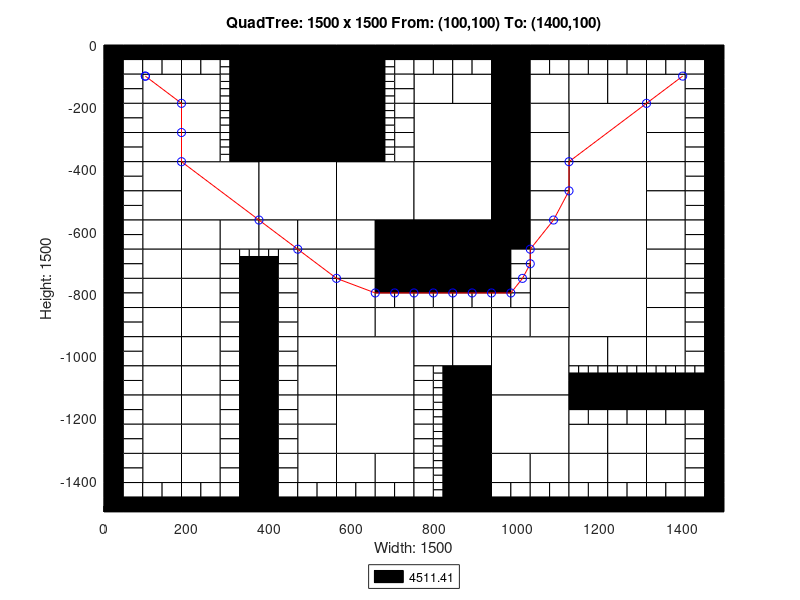

Write MATLAB code to recreate this figure.
axis([0 1500 -1500 0]);
title('QuadTree: 1500 x 1500 From: (100,100) To: (1400,100)');
xlabel('Width: 1500');
ylabel('Height: 1500');
rectangle('Position',[375 -187.5 187.5 187.5], 'FaceColor',[0 0 0]);
rectangle('Position',[375 -375 187.5 187.5], 'FaceColor',[0 0 0]);
rectangle('Position',[187.5 -562.5 187.5 187.5], 'FaceColor',[1 1 1]);
rectangle('Position',[375 -562.5 187.5 187.5], 'FaceColor',[1 1 1]);
rectangle('Position',[562.5 -562.5 187.5 187.5], 'FaceColor',[1 1 1]);
rectangle('Position',[750 -375 187.5 187.5], 'FaceColor',[1 1 1]);
rectangle('Position',[1125 -375 187.5 187.5], 'FaceColor',[1 1 1]);
rectangle('Position',[750 -562.5 187.5 187.5], 'FaceColor',[1 1 1]);
rectangle('Position',[750 -750 187.5 187.5], 'FaceColor',[0 0 0]);
rectangle('Position',[1125 -562.5 187.5 187.5], 'FaceColor',[1 1 1]);
rectangle('Position',[1125 -750 187.5 187.5], 'FaceColor',[1 1 1]);
rectangle('Position',[562.5 -1125 187.5 187.5], 'FaceColor',[1 1 1]);
rectangle('Position',[562.5 -1312.5 187.5 187.5], 'FaceColor',[1 1 1]);
rectangle('Position',[937.5 -1125 187.5 187.5], 'FaceColor',[1 1 1]);
rectangle('Position',[1125 -937.5 187.5 187.5], 'FaceColor',[1 1 1]);
rectangle('Position',[937.5 -1312.5 187.5 187.5], 'FaceColor',[1 1 1]);
rectangle('Position',[93.75 -187.5 93.75 93.75], 'FaceColor',[1 1 1]);
rectangle('Position',[187.5 -187.5 93.75 93.75], 'FaceColor',[1 1 1]);
rectangle('Position',[93.75 -281.25 93.75 93.75], 'FaceColor',[1 1 1]);
rectangle('Position',[93.75 -375 93.75 93.75], 'FaceColor',[1 1 1]);
rectangle('Position',[187.5 -281.25 93.75 93.75], 'FaceColor',[1 1 1]);
rectangle('Position',[187.5 -375 93.75 93.75], 'FaceColor',[1 1 1]);
rectangle('Position',[562.5 -93.75 93.75 93.75], 'FaceColor',[0 0 0]);
rectangle('Position',[562.5 -187.5 93.75 93.75], 'FaceColor',[0 0 0]);
rectangle('Position',[562.5 -281.25 93.75 93.75], 'FaceColor',[0 0 0]);
rectangle('Position',[562.5 -375 93.75 93.75], 'FaceColor',[0 0 0]);
rectangle('Position',[93.75 -468.75 93.75 93.75], 'FaceColor',[1 1 1]);
rectangle('Position',[93.75 -562.5 93.75 93.75], 'FaceColor',[1 1 1]);
rectangle('Position',[93.75 -656.25 93.75 93.75], 'FaceColor',[1 1 1]);
rectangle('Position',[93.75 -750 93.75 93.75], 'FaceColor',[1 1 1]);
rectangle('Position',[187.5 -656.25 93.75 93.75], 'FaceColor',[1 1 1]);
rectangle('Position',[281.25 -656.25 93.75 93.75], 'FaceColor',[1 1 1]);
rectangle('Position',[187.5 -750 93.75 93.75], 'FaceColor',[1 1 1]);
rectangle('Position',[375 -656.25 93.75 93.75], 'FaceColor',[1 1 1]);
rectangle('Position',[468.75 -656.25 93.75 93.75], 'FaceColor',[1 1 1]);
rectangle('Position',[468.75 -750 93.75 93.75], 'FaceColor',[1 1 1]);
rectangle('Position',[562.5 -656.25 93.75 93.75], 'FaceColor',[1 1 1]);
rectangle('Position',[656.25 -656.25 93.75 93.75], 'FaceColor',[0 0 0]);
rectangle('Position',[562.5 -750 93.75 93.75], 'FaceColor',[1 1 1]);
rectangle('Position',[656.25 -750 93.75 93.75], 'FaceColor',[0 0 0]);
rectangle('Position',[750 -187.5 93.75 93.75], 'FaceColor',[1 1 1]);
rectangle('Position',[843.75 -187.5 93.75 93.75], 'FaceColor',[1 1 1]);
rectangle('Position',[937.5 -93.75 93.75 93.75], 'FaceColor',[0 0 0]);
rectangle('Position',[937.5 -187.5 93.75 93.75], 'FaceColor',[0 0 0]);
rectangle('Position',[1031.25 -187.5 93.75 93.75], 'FaceColor',[1 1 1]);
rectangle('Position',[937.5 -281.25 93.75 93.75], 'FaceColor',[0 0 0]);
rectangle('Position',[1031.25 -281.25 93.75 93.75], 'FaceColor',[1 1 1]);
rectangle('Position',[937.5 -375 93.75 93.75], 'FaceColor',[0 0 0]);
rectangle('Position',[1031.25 -375 93.75 93.75], 'FaceColor',[1 1 1]);
rectangle('Position',[1125 -187.5 93.75 93.75], 'FaceColor',[1 1 1]);
rectangle('Position',[1218.75 -187.5 93.75 93.75], 'FaceColor',[1 1 1]);
rectangle('Position',[1312.5 -187.5 93.75 93.75], 'FaceColor',[1 1 1]);
rectangle('Position',[1312.5 -281.25 93.75 93.75], 'FaceColor',[1 1 1]);
rectangle('Position',[1312.5 -375 93.75 93.75], 'FaceColor',[1 1 1]);
rectangle('Position',[937.5 -468.75 93.75 93.75], 'FaceColor',[0 0 0]);
rectangle('Position',[1031.25 -468.75 93.75 93.75], 'FaceColor',[1 1 1]);
rectangle('Position',[937.5 -562.5 93.75 93.75], 'FaceColor',[0 0 0]);
rectangle('Position',[1031.25 -562.5 93.75 93.75], 'FaceColor',[1 1 1]);
rectangle('Position',[937.5 -656.25 93.75 93.75], 'FaceColor',[0 0 0]);
rectangle('Position',[1031.25 -656.25 93.75 93.75], 'FaceColor',[1 1 1]);
rectangle('Position',[1031.25 -750 93.75 93.75], 'FaceColor',[1 1 1]);
rectangle('Position',[1312.5 -468.75 93.75 93.75], 'FaceColor',[1 1 1]);
rectangle('Position',[1312.5 -562.5 93.75 93.75], 'FaceColor',[1 1 1]);
rectangle('Position',[1312.5 -656.25 93.75 93.75], 'FaceColor',[1 1 1]);
rectangle('Position',[1312.5 -750 93.75 93.75], 'FaceColor',[1 1 1]);
rectangle('Position',[93.75 -843.75 93.75 93.75], 'FaceColor',[1 1 1]);
rectangle('Position',[93.75 -937.5 93.75 93.75], 'FaceColor',[1 1 1]);
rectangle('Position',[187.5 -843.75 93.75 93.75], 'FaceColor',[1 1 1]);
rectangle('Position',[187.5 -937.5 93.75 93.75], 'FaceColor',[1 1 1]);
rectangle('Position',[93.75 -1031.25 93.75 93.75], 'FaceColor',[1 1 1]);
rectangle('Position',[93.75 -1125 93.75 93.75], 'FaceColor',[1 1 1]);
rectangle('Position',[187.5 -1031.25 93.75 93.75], 'FaceColor',[1 1 1]);
rectangle('Position',[187.5 -1125 93.75 93.75], 'FaceColor',[1 1 1]);
rectangle('Position',[468.75 -843.75 93.75 93.75], 'FaceColor',[1 1 1]);
rectangle('Position',[468.75 -937.5 93.75 93.75], 'FaceColor',[1 1 1]);
rectangle('Position',[562.5 -843.75 93.75 93.75], 'FaceColor',[1 1 1]);
rectangle('Position',[562.5 -937.5 93.75 93.75], 'FaceColor',[1 1 1]);
rectangle('Position',[656.25 -937.5 93.75 93.75], 'FaceColor',[1 1 1]);
rectangle('Position',[468.75 -1031.25 93.75 93.75], 'FaceColor',[1 1 1]);
rectangle('Position',[468.75 -1125 93.75 93.75], 'FaceColor',[1 1 1]);
rectangle('Position',[93.75 -1218.75 93.75 93.75], 'FaceColor',[1 1 1]);
rectangle('Position',[93.75 -1312.5 93.75 93.75], 'FaceColor',[1 1 1]);
rectangle('Position',[187.5 -1218.75 93.75 93.75], 'FaceColor',[1 1 1]);
rectangle('Position',[187.5 -1312.5 93.75 93.75], 'FaceColor',[1 1 1]);
rectangle('Position',[93.75 -1406.25 93.75 93.75], 'FaceColor',[1 1 1]);
rectangle('Position',[187.5 -1406.25 93.75 93.75], 'FaceColor',[1 1 1]);
rectangle('Position',[468.75 -1218.75 93.75 93.75], 'FaceColor',[1 1 1]);
rectangle('Position',[468.75 -1312.5 93.75 93.75], 'FaceColor',[1 1 1]);
rectangle('Position',[468.75 -1406.25 93.75 93.75], 'FaceColor',[1 1 1]);
rectangle('Position',[562.5 -1406.25 93.75 93.75], 'FaceColor',[1 1 1]);
rectangle('Position',[656.25 -1406.25 93.75 93.75], 'FaceColor',[1 1 1]);
rectangle('Position',[750 -937.5 93.75 93.75], 'FaceColor',[1 1 1]);
rectangle('Position',[843.75 -937.5 93.75 93.75], 'FaceColor',[1 1 1]);
rectangle('Position',[1031.25 -843.75 93.75 93.75], 'FaceColor',[1 1 1]);
rectangle('Position',[937.5 -937.5 93.75 93.75], 'FaceColor',[1 1 1]);
rectangle('Position',[1031.25 -937.5 93.75 93.75], 'FaceColor',[1 1 1]);
rectangle('Position',[750 -1031.25 93.75 93.75], 'FaceColor',[1 1 1]);
rectangle('Position',[843.75 -1031.25 93.75 93.75], 'FaceColor',[1 1 1]);
rectangle('Position',[843.75 -1125 93.75 93.75], 'FaceColor',[0 0 0]);
rectangle('Position',[1312.5 -843.75 93.75 93.75], 'FaceColor',[1 1 1]);
rectangle('Position',[1312.5 -937.5 93.75 93.75], 'FaceColor',[1 1 1]);
rectangle('Position',[1125 -1031.25 93.75 93.75], 'FaceColor',[1 1 1]);
rectangle('Position',[1218.75 -1031.25 93.75 93.75], 'FaceColor',[1 1 1]);
rectangle('Position',[1312.5 -1031.25 93.75 93.75], 'FaceColor',[1 1 1]);
rectangle('Position',[843.75 -1218.75 93.75 93.75], 'FaceColor',[0 0 0]);
rectangle('Position',[843.75 -1312.5 93.75 93.75], 'FaceColor',[0 0 0]);
rectangle('Position',[843.75 -1406.25 93.75 93.75], 'FaceColor',[0 0 0]);
rectangle('Position',[843.75 -1500 93.75 93.75], 'FaceColor',[0 0 0]);
rectangle('Position',[937.5 -1406.25 93.75 93.75], 'FaceColor',[1 1 1]);
rectangle('Position',[1031.25 -1406.25 93.75 93.75], 'FaceColor',[1 1 1]);
rectangle('Position',[1125 -1312.5 93.75 93.75], 'FaceColor',[1 1 1]);
rectangle('Position',[1218.75 -1312.5 93.75 93.75], 'FaceColor',[1 1 1]);
rectangle('Position',[1312.5 -1312.5 93.75 93.75], 'FaceColor',[1 1 1]);
rectangle('Position',[1125 -1406.25 93.75 93.75], 'FaceColor',[1 1 1]);
rectangle('Position',[1218.75 -1406.25 93.75 93.75], 'FaceColor',[1 1 1]);
rectangle('Position',[1312.5 -1406.25 93.75 93.75], 'FaceColor',[1 1 1]);
rectangle('Position',[0 -46.875 46.875 46.875], 'FaceColor',[0 0 0]);
rectangle('Position',[46.875 -46.875 46.875 46.875], 'FaceColor',[0 0 0]);
rectangle('Position',[0 -93.75 46.875 46.875], 'FaceColor',[0 0 0]);
rectangle('Position',[46.875 -93.75 46.875 46.875], 'FaceColor',[1 1 1]);
rectangle('Position',[93.75 -46.875 46.875 46.875], 'FaceColor',[0 0 0]);
rectangle('Position',[140.625 -46.875 46.875 46.875], 'FaceColor',[0 0 0]);
rectangle('Position',[93.75 -93.75 46.875 46.875], 'FaceColor',[1 1 1]);
rectangle('Position',[140.625 -93.75 46.875 46.875], 'FaceColor',[1 1 1]);
rectangle('Position',[0 -140.625 46.875 46.875], 'FaceColor',[0 0 0]);
rectangle('Position',[46.875 -140.625 46.875 46.875], 'FaceColor',[1 1 1]);
rectangle('Position',[0 -187.5 46.875 46.875], 'FaceColor',[0 0 0]);
rectangle('Position',[46.875 -187.5 46.875 46.875], 'FaceColor',[1 1 1]);
rectangle('Position',[187.5 -46.875 46.875 46.875], 'FaceColor',[0 0 0]);
rectangle('Position',[234.375 -46.875 46.875 46.875], 'FaceColor',[0 0 0]);
rectangle('Position',[187.5 -93.75 46.875 46.875], 'FaceColor',[1 1 1]);
rectangle('Position',[234.375 -93.75 46.875 46.875], 'FaceColor',[1 1 1]);
rectangle('Position',[281.25 -46.875 46.875 46.875], 'FaceColor',[0 0 0]);
rectangle('Position',[328.125 -46.875 46.875 46.875], 'FaceColor',[0 0 0]);
rectangle('Position',[328.125 -93.75 46.875 46.875], 'FaceColor',[0 0 0]);
rectangle('Position',[328.125 -140.625 46.875 46.875], 'FaceColor',[0 0 0]);
rectangle('Position',[328.125 -187.5 46.875 46.875], 'FaceColor',[0 0 0]);
rectangle('Position',[0 -234.375 46.875 46.875], 'FaceColor',[0 0 0]);
rectangle('Position',[46.875 -234.375 46.875 46.875], 'FaceColor',[1 1 1]);
rectangle('Position',[0 -281.25 46.875 46.875], 'FaceColor',[0 0 0]);
rectangle('Position',[46.875 -281.25 46.875 46.875], 'FaceColor',[1 1 1]);
rectangle('Position',[0 -328.125 46.875 46.875], 'FaceColor',[0 0 0]);
rectangle('Position',[46.875 -328.125 46.875 46.875], 'FaceColor',[1 1 1]);
rectangle('Position',[0 -375 46.875 46.875], 'FaceColor',[0 0 0]);
rectangle('Position',[46.875 -375 46.875 46.875], 'FaceColor',[1 1 1]);
rectangle('Position',[328.125 -234.375 46.875 46.875], 'FaceColor',[0 0 0]);
rectangle('Position',[328.125 -281.25 46.875 46.875], 'FaceColor',[0 0 0]);
rectangle('Position',[328.125 -328.125 46.875 46.875], 'FaceColor',[0 0 0]);
rectangle('Position',[328.125 -375 46.875 46.875], 'FaceColor',[0 0 0]);
rectangle('Position',[656.25 -46.875 46.875 46.875], 'FaceColor',[0 0 0]);
rectangle('Position',[703.125 -46.875 46.875 46.875], 'FaceColor',[0 0 0]);
rectangle('Position',[703.125 -93.75 46.875 46.875], 'FaceColor',[1 1 1]);
rectangle('Position',[703.125 -140.625 46.875 46.875], 'FaceColor',[1 1 1]);
rectangle('Position',[703.125 -187.5 46.875 46.875], 'FaceColor',[1 1 1]);
rectangle('Position',[703.125 -234.375 46.875 46.875], 'FaceColor',[1 1 1]);
rectangle('Position',[703.125 -281.25 46.875 46.875], 'FaceColor',[1 1 1]);
rectangle('Position',[703.125 -328.125 46.875 46.875], 'FaceColor',[1 1 1]);
rectangle('Position',[703.125 -375 46.875 46.875], 'FaceColor',[1 1 1]);
rectangle('Position',[0 -421.875 46.875 46.875], 'FaceColor',[0 0 0]);
rectangle('Position',[46.875 -421.875 46.875 46.875], 'FaceColor',[1 1 1]);
rectangle('Position',[0 -468.75 46.875 46.875], 'FaceColor',[0 0 0]);
rectangle('Position',[46.875 -468.75 46.875 46.875], 'FaceColor',[1 1 1]);
rectangle('Position',[0 -515.625 46.875 46.875], 'FaceColor',[0 0 0]);
rectangle('Position',[46.875 -515.625 46.875 46.875], 'FaceColor',[1 1 1]);
rectangle('Position',[0 -562.5 46.875 46.875], 'FaceColor',[0 0 0]);
rectangle('Position',[46.875 -562.5 46.875 46.875], 'FaceColor',[1 1 1]);
rectangle('Position',[0 -609.375 46.875 46.875], 'FaceColor',[0 0 0]);
rectangle('Position',[46.875 -609.375 46.875 46.875], 'FaceColor',[1 1 1]);
rectangle('Position',[0 -656.25 46.875 46.875], 'FaceColor',[0 0 0]);
rectangle('Position',[46.875 -656.25 46.875 46.875], 'FaceColor',[1 1 1]);
rectangle('Position',[0 -703.125 46.875 46.875], 'FaceColor',[0 0 0]);
rectangle('Position',[46.875 -703.125 46.875 46.875], 'FaceColor',[1 1 1]);
rectangle('Position',[0 -750 46.875 46.875], 'FaceColor',[0 0 0]);
rectangle('Position',[46.875 -750 46.875 46.875], 'FaceColor',[1 1 1]);
rectangle('Position',[281.25 -703.125 46.875 46.875], 'FaceColor',[1 1 1]);
rectangle('Position',[281.25 -750 46.875 46.875], 'FaceColor',[1 1 1]);
rectangle('Position',[328.125 -750 46.875 46.875], 'FaceColor',[0 0 0]);
rectangle('Position',[421.875 -703.125 46.875 46.875], 'FaceColor',[1 1 1]);
rectangle('Position',[375 -750 46.875 46.875], 'FaceColor',[0 0 0]);
rectangle('Position',[421.875 -750 46.875 46.875], 'FaceColor',[1 1 1]);
rectangle('Position',[750 -46.875 46.875 46.875], 'FaceColor',[0 0 0]);
rectangle('Position',[796.875 -46.875 46.875 46.875], 'FaceColor',[0 0 0]);
rectangle('Position',[750 -93.75 46.875 46.875], 'FaceColor',[1 1 1]);
rectangle('Position',[796.875 -93.75 46.875 46.875], 'FaceColor',[1 1 1]);
rectangle('Position',[843.75 -46.875 46.875 46.875], 'FaceColor',[0 0 0]);
rectangle('Position',[890.625 -46.875 46.875 46.875], 'FaceColor',[0 0 0]);
rectangle('Position',[843.75 -93.75 46.875 46.875], 'FaceColor',[1 1 1]);
rectangle('Position',[890.625 -93.75 46.875 46.875], 'FaceColor',[1 1 1]);
rectangle('Position',[1031.25 -46.875 46.875 46.875], 'FaceColor',[0 0 0]);
rectangle('Position',[1078.12 -46.875 46.875 46.875], 'FaceColor',[0 0 0]);
rectangle('Position',[1031.25 -93.75 46.875 46.875], 'FaceColor',[1 1 1]);
rectangle('Position',[1078.12 -93.75 46.875 46.875], 'FaceColor',[1 1 1]);
rectangle('Position',[1125 -46.875 46.875 46.875], 'FaceColor',[0 0 0]);
rectangle('Position',[1171.88 -46.875 46.875 46.875], 'FaceColor',[0 0 0]);
rectangle('Position',[1125 -93.75 46.875 46.875], 'FaceColor',[1 1 1]);
rectangle('Position',[1171.88 -93.75 46.875 46.875], 'FaceColor',[1 1 1]);
rectangle('Position',[1218.75 -46.875 46.875 46.875], 'FaceColor',[0 0 0]);
rectangle('Position',[1265.62 -46.875 46.875 46.875], 'FaceColor',[0 0 0]);
rectangle('Position',[1218.75 -93.75 46.875 46.875], 'FaceColor',[1 1 1]);
rectangle('Position',[1265.62 -93.75 46.875 46.875], 'FaceColor',[1 1 1]);
rectangle('Position',[1312.5 -46.875 46.875 46.875], 'FaceColor',[0 0 0]);
rectangle('Position',[1359.38 -46.875 46.875 46.875], 'FaceColor',[0 0 0]);
rectangle('Position',[1312.5 -93.75 46.875 46.875], 'FaceColor',[1 1 1]);
rectangle('Position',[1359.38 -93.75 46.875 46.875], 'FaceColor',[1 1 1]);
rectangle('Position',[1406.25 -46.875 46.875 46.875], 'FaceColor',[0 0 0]);
rectangle('Position',[1453.12 -46.875 46.875 46.875], 'FaceColor',[0 0 0]);
rectangle('Position',[1406.25 -93.75 46.875 46.875], 'FaceColor',[1 1 1]);
rectangle('Position',[1453.12 -93.75 46.875 46.875], 'FaceColor',[0 0 0]);
rectangle('Position',[1406.25 -140.625 46.875 46.875], 'FaceColor',[1 1 1]);
rectangle('Position',[1453.12 -140.625 46.875 46.875], 'FaceColor',[0 0 0]);
rectangle('Position',[1406.25 -187.5 46.875 46.875], 'FaceColor',[1 1 1]);
rectangle('Position',[1453.12 -187.5 46.875 46.875], 'FaceColor',[0 0 0]);
rectangle('Position',[1406.25 -234.375 46.875 46.875], 'FaceColor',[1 1 1]);
rectangle('Position',[1453.12 -234.375 46.875 46.875], 'FaceColor',[0 0 0]);
rectangle('Position',[1406.25 -281.25 46.875 46.875], 'FaceColor',[1 1 1]);
rectangle('Position',[1453.12 -281.25 46.875 46.875], 'FaceColor',[0 0 0]);
rectangle('Position',[1406.25 -328.125 46.875 46.875], 'FaceColor',[1 1 1]);
rectangle('Position',[1453.12 -328.125 46.875 46.875], 'FaceColor',[0 0 0]);
rectangle('Position',[1406.25 -375 46.875 46.875], 'FaceColor',[1 1 1]);
rectangle('Position',[1453.12 -375 46.875 46.875], 'FaceColor',[0 0 0]);
rectangle('Position',[937.5 -703.125 46.875 46.875], 'FaceColor',[0 0 0]);
rectangle('Position',[984.375 -703.125 46.875 46.875], 'FaceColor',[1 1 1]);
rectangle('Position',[937.5 -750 46.875 46.875], 'FaceColor',[0 0 0]);
rectangle('Position',[984.375 -750 46.875 46.875], 'FaceColor',[1 1 1]);
rectangle('Position',[1406.25 -421.875 46.875 46.875], 'FaceColor',[1 1 1]);
rectangle('Position',[1453.12 -421.875 46.875 46.875], 'FaceColor',[0 0 0]);
rectangle('Position',[1406.25 -468.75 46.875 46.875], 'FaceColor',[1 1 1]);
rectangle('Position',[1453.12 -468.75 46.875 46.875], 'FaceColor',[0 0 0]);
rectangle('Position',[1406.25 -515.625 46.875 46.875], 'FaceColor',[1 1 1]);
rectangle('Position',[1453.12 -515.625 46.875 46.875], 'FaceColor',[0 0 0]);
rectangle('Position',[1406.25 -562.5 46.875 46.875], 'FaceColor',[1 1 1]);
rectangle('Position',[1453.12 -562.5 46.875 46.875], 'FaceColor',[0 0 0]);
rectangle('Position',[1406.25 -609.375 46.875 46.875], 'FaceColor',[1 1 1]);
rectangle('Position',[1453.12 -609.375 46.875 46.875], 'FaceColor',[0 0 0]);
rectangle('Position',[1406.25 -656.25 46.875 46.875], 'FaceColor',[1 1 1]);
rectangle('Position',[1453.12 -656.25 46.875 46.875], 'FaceColor',[0 0 0]);
rectangle('Position',[1406.25 -703.125 46.875 46.875], 'FaceColor',[1 1 1]);
rectangle('Position',[1453.12 -703.125 46.875 46.875], 'FaceColor',[0 0 0]);
rectangle('Position',[1406.25 -750 46.875 46.875], 'FaceColor',[1 1 1]);
rectangle('Position',[1453.12 -750 46.875 46.875], 'FaceColor',[0 0 0]);
rectangle('Position',[0 -796.875 46.875 46.875], 'FaceColor',[0 0 0]);
rectangle('Position',[46.875 -796.875 46.875 46.875], 'FaceColor',[1 1 1]);
rectangle('Position',[0 -843.75 46.875 46.875], 'FaceColor',[0 0 0]);
rectangle('Position',[46.875 -843.75 46.875 46.875], 'FaceColor',[1 1 1]);
rectangle('Position',[0 -890.625 46.875 46.875], 'FaceColor',[0 0 0]);
rectangle('Position',[46.875 -890.625 46.875 46.875], 'FaceColor',[1 1 1]);
rectangle('Position',[0 -937.5 46.875 46.875], 'FaceColor',[0 0 0]);
rectangle('Position',[46.875 -937.5 46.875 46.875], 'FaceColor',[1 1 1]);
rectangle('Position',[281.25 -796.875 46.875 46.875], 'FaceColor',[1 1 1]);
rectangle('Position',[328.125 -796.875 46.875 46.875], 'FaceColor',[0 0 0]);
rectangle('Position',[281.25 -843.75 46.875 46.875], 'FaceColor',[1 1 1]);
rectangle('Position',[328.125 -843.75 46.875 46.875], 'FaceColor',[0 0 0]);
rectangle('Position',[281.25 -890.625 46.875 46.875], 'FaceColor',[1 1 1]);
rectangle('Position',[328.125 -890.625 46.875 46.875], 'FaceColor',[0 0 0]);
rectangle('Position',[281.25 -937.5 46.875 46.875], 'FaceColor',[1 1 1]);
rectangle('Position',[328.125 -937.5 46.875 46.875], 'FaceColor',[0 0 0]);
rectangle('Position',[0 -984.375 46.875 46.875], 'FaceColor',[0 0 0]);
rectangle('Position',[46.875 -984.375 46.875 46.875], 'FaceColor',[1 1 1]);
rectangle('Position',[0 -1031.25 46.875 46.875], 'FaceColor',[0 0 0]);
rectangle('Position',[46.875 -1031.25 46.875 46.875], 'FaceColor',[1 1 1]);
rectangle('Position',[0 -1078.12 46.875 46.875], 'FaceColor',[0 0 0]);
rectangle('Position',[46.875 -1078.12 46.875 46.875], 'FaceColor',[1 1 1]);
rectangle('Position',[0 -1125 46.875 46.875], 'FaceColor',[0 0 0]);
rectangle('Position',[46.875 -1125 46.875 46.875], 'FaceColor',[1 1 1]);
rectangle('Position',[281.25 -984.375 46.875 46.875], 'FaceColor',[1 1 1]);
rectangle('Position',[328.125 -984.375 46.875 46.875], 'FaceColor',[0 0 0]);
rectangle('Position',[281.25 -1031.25 46.875 46.875], 'FaceColor',[1 1 1]);
rectangle('Position',[328.125 -1031.25 46.875 46.875], 'FaceColor',[0 0 0]);
rectangle('Position',[281.25 -1078.12 46.875 46.875], 'FaceColor',[1 1 1]);
rectangle('Position',[328.125 -1078.12 46.875 46.875], 'FaceColor',[0 0 0]);
rectangle('Position',[281.25 -1125 46.875 46.875], 'FaceColor',[1 1 1]);
rectangle('Position',[328.125 -1125 46.875 46.875], 'FaceColor',[0 0 0]);
rectangle('Position',[375 -796.875 46.875 46.875], 'FaceColor',[0 0 0]);
rectangle('Position',[421.875 -796.875 46.875 46.875], 'FaceColor',[1 1 1]);
rectangle('Position',[375 -843.75 46.875 46.875], 'FaceColor',[0 0 0]);
rectangle('Position',[421.875 -843.75 46.875 46.875], 'FaceColor',[1 1 1]);
rectangle('Position',[375 -890.625 46.875 46.875], 'FaceColor',[0 0 0]);
rectangle('Position',[421.875 -890.625 46.875 46.875], 'FaceColor',[1 1 1]);
rectangle('Position',[375 -937.5 46.875 46.875], 'FaceColor',[0 0 0]);
rectangle('Position',[421.875 -937.5 46.875 46.875], 'FaceColor',[1 1 1]);
rectangle('Position',[656.25 -796.875 46.875 46.875], 'FaceColor',[0 0 0]);
rectangle('Position',[703.125 -796.875 46.875 46.875], 'FaceColor',[0 0 0]);
rectangle('Position',[656.25 -843.75 46.875 46.875], 'FaceColor',[1 1 1]);
rectangle('Position',[703.125 -843.75 46.875 46.875], 'FaceColor',[1 1 1]);
rectangle('Position',[375 -984.375 46.875 46.875], 'FaceColor',[0 0 0]);
rectangle('Position',[421.875 -984.375 46.875 46.875], 'FaceColor',[1 1 1]);
rectangle('Position',[375 -1031.25 46.875 46.875], 'FaceColor',[0 0 0]);
rectangle('Position',[421.875 -1031.25 46.875 46.875], 'FaceColor',[1 1 1]);
rectangle('Position',[375 -1078.12 46.875 46.875], 'FaceColor',[0 0 0]);
rectangle('Position',[421.875 -1078.12 46.875 46.875], 'FaceColor',[1 1 1]);
rectangle('Position',[375 -1125 46.875 46.875], 'FaceColor',[0 0 0]);
rectangle('Position',[421.875 -1125 46.875 46.875], 'FaceColor',[1 1 1]);
rectangle('Position',[0 -1171.88 46.875 46.875], 'FaceColor',[0 0 0]);
rectangle('Position',[46.875 -1171.88 46.875 46.875], 'FaceColor',[1 1 1]);
rectangle('Position',[0 -1218.75 46.875 46.875], 'FaceColor',[0 0 0]);
rectangle('Position',[46.875 -1218.75 46.875 46.875], 'FaceColor',[1 1 1]);
rectangle('Position',[0 -1265.62 46.875 46.875], 'FaceColor',[0 0 0]);
rectangle('Position',[46.875 -1265.62 46.875 46.875], 'FaceColor',[1 1 1]);
rectangle('Position',[0 -1312.5 46.875 46.875], 'FaceColor',[0 0 0]);
rectangle('Position',[46.875 -1312.5 46.875 46.875], 'FaceColor',[1 1 1]);
rectangle('Position',[281.25 -1171.88 46.875 46.875], 'FaceColor',[1 1 1]);
rectangle('Position',[328.125 -1171.88 46.875 46.875], 'FaceColor',[0 0 0]);
rectangle('Position',[281.25 -1218.75 46.875 46.875], 'FaceColor',[1 1 1]);
rectangle('Position',[328.125 -1218.75 46.875 46.875], 'FaceColor',[0 0 0]);
rectangle('Position',[281.25 -1265.62 46.875 46.875], 'FaceColor',[1 1 1]);
rectangle('Position',[328.125 -1265.62 46.875 46.875], 'FaceColor',[0 0 0]);
rectangle('Position',[281.25 -1312.5 46.875 46.875], 'FaceColor',[1 1 1]);
rectangle('Position',[328.125 -1312.5 46.875 46.875], 'FaceColor',[0 0 0]);
rectangle('Position',[0 -1359.38 46.875 46.875], 'FaceColor',[0 0 0]);
rectangle('Position',[46.875 -1359.38 46.875 46.875], 'FaceColor',[1 1 1]);
rectangle('Position',[0 -1406.25 46.875 46.875], 'FaceColor',[0 0 0]);
rectangle('Position',[46.875 -1406.25 46.875 46.875], 'FaceColor',[1 1 1]);
rectangle('Position',[0 -1453.12 46.875 46.875], 'FaceColor',[0 0 0]);
rectangle('Position',[46.875 -1453.12 46.875 46.875], 'FaceColor',[1 1 1]);
rectangle('Position',[0 -1500 46.875 46.875], 'FaceColor',[0 0 0]);
rectangle('Position',[46.875 -1500 46.875 46.875], 'FaceColor',[0 0 0]);
rectangle('Position',[93.75 -1453.12 46.875 46.875], 'FaceColor',[1 1 1]);
rectangle('Position',[140.625 -1453.12 46.875 46.875], 'FaceColor',[1 1 1]);
rectangle('Position',[93.75 -1500 46.875 46.875], 'FaceColor',[0 0 0]);
rectangle('Position',[140.625 -1500 46.875 46.875], 'FaceColor',[0 0 0]);
rectangle('Position',[281.25 -1359.38 46.875 46.875], 'FaceColor',[1 1 1]);
rectangle('Position',[328.125 -1359.38 46.875 46.875], 'FaceColor',[0 0 0]);
rectangle('Position',[281.25 -1406.25 46.875 46.875], 'FaceColor',[1 1 1]);
rectangle('Position',[328.125 -1406.25 46.875 46.875], 'FaceColor',[0 0 0]);
rectangle('Position',[187.5 -1453.12 46.875 46.875], 'FaceColor',[1 1 1]);
rectangle('Position',[234.375 -1453.12 46.875 46.875], 'FaceColor',[1 1 1]);
rectangle('Position',[187.5 -1500 46.875 46.875], 'FaceColor',[0 0 0]);
rectangle('Position',[234.375 -1500 46.875 46.875], 'FaceColor',[0 0 0]);
rectangle('Position',[281.25 -1453.12 46.875 46.875], 'FaceColor',[1 1 1]);
rectangle('Position',[328.125 -1453.12 46.875 46.875], 'FaceColor',[0 0 0]);
rectangle('Position',[281.25 -1500 46.875 46.875], 'FaceColor',[0 0 0]);
rectangle('Position',[328.125 -1500 46.875 46.875], 'FaceColor',[0 0 0]);
rectangle('Position',[375 -1171.88 46.875 46.875], 'FaceColor',[0 0 0]);
rectangle('Position',[421.875 -1171.88 46.875 46.875], 'FaceColor',[1 1 1]);
rectangle('Position',[375 -1218.75 46.875 46.875], 'FaceColor',[0 0 0]);
rectangle('Position',[421.875 -1218.75 46.875 46.875], 'FaceColor',[1 1 1]);
rectangle('Position',[375 -1265.62 46.875 46.875], 'FaceColor',[0 0 0]);
rectangle('Position',[421.875 -1265.62 46.875 46.875], 'FaceColor',[1 1 1]);
rectangle('Position',[375 -1312.5 46.875 46.875], 'FaceColor',[0 0 0]);
rectangle('Position',[421.875 -1312.5 46.875 46.875], 'FaceColor',[1 1 1]);
rectangle('Position',[375 -1359.38 46.875 46.875], 'FaceColor',[0 0 0]);
rectangle('Position',[421.875 -1359.38 46.875 46.875], 'FaceColor',[1 1 1]);
rectangle('Position',[375 -1406.25 46.875 46.875], 'FaceColor',[0 0 0]);
rectangle('Position',[421.875 -1406.25 46.875 46.875], 'FaceColor',[1 1 1]);
rectangle('Position',[375 -1453.12 46.875 46.875], 'FaceColor',[0 0 0]);
rectangle('Position',[421.875 -1453.12 46.875 46.875], 'FaceColor',[1 1 1]);
rectangle('Position',[375 -1500 46.875 46.875], 'FaceColor',[0 0 0]);
rectangle('Position',[421.875 -1500 46.875 46.875], 'FaceColor',[0 0 0]);
rectangle('Position',[468.75 -1453.12 46.875 46.875], 'FaceColor',[1 1 1]);
rectangle('Position',[515.625 -1453.12 46.875 46.875], 'FaceColor',[1 1 1]);
rectangle('Position',[468.75 -1500 46.875 46.875], 'FaceColor',[0 0 0]);
rectangle('Position',[515.625 -1500 46.875 46.875], 'FaceColor',[0 0 0]);
rectangle('Position',[562.5 -1453.12 46.875 46.875], 'FaceColor',[1 1 1]);
rectangle('Position',[609.375 -1453.12 46.875 46.875], 'FaceColor',[1 1 1]);
rectangle('Position',[562.5 -1500 46.875 46.875], 'FaceColor',[0 0 0]);
rectangle('Position',[609.375 -1500 46.875 46.875], 'FaceColor',[0 0 0]);
rectangle('Position',[656.25 -1453.12 46.875 46.875], 'FaceColor',[1 1 1]);
rectangle('Position',[703.125 -1453.12 46.875 46.875], 'FaceColor',[1 1 1]);
rectangle('Position',[656.25 -1500 46.875 46.875], 'FaceColor',[0 0 0]);
rectangle('Position',[703.125 -1500 46.875 46.875], 'FaceColor',[0 0 0]);
rectangle('Position',[750 -796.875 46.875 46.875], 'FaceColor',[0 0 0]);
rectangle('Position',[796.875 -796.875 46.875 46.875], 'FaceColor',[0 0 0]);
rectangle('Position',[750 -843.75 46.875 46.875], 'FaceColor',[1 1 1]);
rectangle('Position',[796.875 -843.75 46.875 46.875], 'FaceColor',[1 1 1]);
rectangle('Position',[843.75 -796.875 46.875 46.875], 'FaceColor',[0 0 0]);
rectangle('Position',[890.625 -796.875 46.875 46.875], 'FaceColor',[0 0 0]);
rectangle('Position',[843.75 -843.75 46.875 46.875], 'FaceColor',[1 1 1]);
rectangle('Position',[890.625 -843.75 46.875 46.875], 'FaceColor',[1 1 1]);
rectangle('Position',[937.5 -796.875 46.875 46.875], 'FaceColor',[0 0 0]);
rectangle('Position',[984.375 -796.875 46.875 46.875], 'FaceColor',[1 1 1]);
rectangle('Position',[937.5 -843.75 46.875 46.875], 'FaceColor',[1 1 1]);
rectangle('Position',[984.375 -843.75 46.875 46.875], 'FaceColor',[1 1 1]);
rectangle('Position',[750 -1078.12 46.875 46.875], 'FaceColor',[1 1 1]);
rectangle('Position',[750 -1125 46.875 46.875], 'FaceColor',[1 1 1]);
rectangle('Position',[1406.25 -796.875 46.875 46.875], 'FaceColor',[1 1 1]);
rectangle('Position',[1453.12 -796.875 46.875 46.875], 'FaceColor',[0 0 0]);
rectangle('Position',[1406.25 -843.75 46.875 46.875], 'FaceColor',[1 1 1]);
rectangle('Position',[1453.12 -843.75 46.875 46.875], 'FaceColor',[0 0 0]);
rectangle('Position',[1406.25 -890.625 46.875 46.875], 'FaceColor',[1 1 1]);
rectangle('Position',[1453.12 -890.625 46.875 46.875], 'FaceColor',[0 0 0]);
rectangle('Position',[1406.25 -937.5 46.875 46.875], 'FaceColor',[1 1 1]);
rectangle('Position',[1453.12 -937.5 46.875 46.875], 'FaceColor',[0 0 0]);
rectangle('Position',[1125 -1125 46.875 46.875], 'FaceColor',[0 0 0]);
rectangle('Position',[1171.88 -1125 46.875 46.875], 'FaceColor',[0 0 0]);
rectangle('Position',[1218.75 -1125 46.875 46.875], 'FaceColor',[0 0 0]);
rectangle('Position',[1265.62 -1125 46.875 46.875], 'FaceColor',[0 0 0]);
rectangle('Position',[1406.25 -984.375 46.875 46.875], 'FaceColor',[1 1 1]);
rectangle('Position',[1453.12 -984.375 46.875 46.875], 'FaceColor',[0 0 0]);
rectangle('Position',[1406.25 -1031.25 46.875 46.875], 'FaceColor',[1 1 1]);
rectangle('Position',[1453.12 -1031.25 46.875 46.875], 'FaceColor',[0 0 0]);
rectangle('Position',[1312.5 -1125 46.875 46.875], 'FaceColor',[0 0 0]);
rectangle('Position',[1359.38 -1125 46.875 46.875], 'FaceColor',[0 0 0]);
rectangle('Position',[1453.12 -1078.12 46.875 46.875], 'FaceColor',[0 0 0]);
rectangle('Position',[1406.25 -1125 46.875 46.875], 'FaceColor',[0 0 0]);
rectangle('Position',[1453.12 -1125 46.875 46.875], 'FaceColor',[0 0 0]);
rectangle('Position',[750 -1171.88 46.875 46.875], 'FaceColor',[1 1 1]);
rectangle('Position',[750 -1218.75 46.875 46.875], 'FaceColor',[1 1 1]);
rectangle('Position',[750 -1265.62 46.875 46.875], 'FaceColor',[1 1 1]);
rectangle('Position',[750 -1312.5 46.875 46.875], 'FaceColor',[1 1 1]);
rectangle('Position',[750 -1359.38 46.875 46.875], 'FaceColor',[1 1 1]);
rectangle('Position',[750 -1406.25 46.875 46.875], 'FaceColor',[1 1 1]);
rectangle('Position',[750 -1453.12 46.875 46.875], 'FaceColor',[1 1 1]);
rectangle('Position',[750 -1500 46.875 46.875], 'FaceColor',[0 0 0]);
rectangle('Position',[796.875 -1500 46.875 46.875], 'FaceColor',[0 0 0]);
rectangle('Position',[937.5 -1453.12 46.875 46.875], 'FaceColor',[1 1 1]);
rectangle('Position',[984.375 -1453.12 46.875 46.875], 'FaceColor',[1 1 1]);
rectangle('Position',[937.5 -1500 46.875 46.875], 'FaceColor',[0 0 0]);
rectangle('Position',[984.375 -1500 46.875 46.875], 'FaceColor',[0 0 0]);
rectangle('Position',[1031.25 -1453.12 46.875 46.875], 'FaceColor',[1 1 1]);
rectangle('Position',[1078.12 -1453.12 46.875 46.875], 'FaceColor',[1 1 1]);
rectangle('Position',[1031.25 -1500 46.875 46.875], 'FaceColor',[0 0 0]);
rectangle('Position',[1078.12 -1500 46.875 46.875], 'FaceColor',[0 0 0]);
rectangle('Position',[1125 -1171.88 46.875 46.875], 'FaceColor',[0 0 0]);
rectangle('Position',[1171.88 -1171.88 46.875 46.875], 'FaceColor',[0 0 0]);
rectangle('Position',[1125 -1218.75 46.875 46.875], 'FaceColor',[1 1 1]);
rectangle('Position',[1171.88 -1218.75 46.875 46.875], 'FaceColor',[1 1 1]);
rectangle('Position',[1218.75 -1171.88 46.875 46.875], 'FaceColor',[0 0 0]);
rectangle('Position',[1265.62 -1171.88 46.875 46.875], 'FaceColor',[0 0 0]);
rectangle('Position',[1218.75 -1218.75 46.875 46.875], 'FaceColor',[1 1 1]);
rectangle('Position',[1265.62 -1218.75 46.875 46.875], 'FaceColor',[1 1 1]);
rectangle('Position',[1312.5 -1171.88 46.875 46.875], 'FaceColor',[0 0 0]);
rectangle('Position',[1359.38 -1171.88 46.875 46.875], 'FaceColor',[0 0 0]);
rectangle('Position',[1312.5 -1218.75 46.875 46.875], 'FaceColor',[1 1 1]);
rectangle('Position',[1359.38 -1218.75 46.875 46.875], 'FaceColor',[1 1 1]);
rectangle('Position',[1406.25 -1171.88 46.875 46.875], 'FaceColor',[0 0 0]);
rectangle('Position',[1453.12 -1171.88 46.875 46.875], 'FaceColor',[0 0 0]);
rectangle('Position',[1406.25 -1218.75 46.875 46.875], 'FaceColor',[1 1 1]);
rectangle('Position',[1453.12 -1218.75 46.875 46.875], 'FaceColor',[0 0 0]);
rectangle('Position',[1406.25 -1265.62 46.875 46.875], 'FaceColor',[1 1 1]);
rectangle('Position',[1453.12 -1265.62 46.875 46.875], 'FaceColor',[0 0 0]);
rectangle('Position',[1406.25 -1312.5 46.875 46.875], 'FaceColor',[1 1 1]);
rectangle('Position',[1453.12 -1312.5 46.875 46.875], 'FaceColor',[0 0 0]);
rectangle('Position',[1125 -1453.12 46.875 46.875], 'FaceColor',[1 1 1]);
rectangle('Position',[1171.88 -1453.12 46.875 46.875], 'FaceColor',[1 1 1]);
rectangle('Position',[1125 -1500 46.875 46.875], 'FaceColor',[0 0 0]);
rectangle('Position',[1171.88 -1500 46.875 46.875], 'FaceColor',[0 0 0]);
rectangle('Position',[1218.75 -1453.12 46.875 46.875], 'FaceColor',[1 1 1]);
rectangle('Position',[1265.62 -1453.12 46.875 46.875], 'FaceColor',[1 1 1]);
rectangle('Position',[1218.75 -1500 46.875 46.875], 'FaceColor',[0 0 0]);
rectangle('Position',[1265.62 -1500 46.875 46.875], 'FaceColor',[0 0 0]);
rectangle('Position',[1406.25 -1359.38 46.875 46.875], 'FaceColor',[1 1 1]);
rectangle('Position',[1453.12 -1359.38 46.875 46.875], 'FaceColor',[0 0 0]);
rectangle('Position',[1406.25 -1406.25 46.875 46.875], 'FaceColor',[1 1 1]);
rectangle('Position',[1453.12 -1406.25 46.875 46.875], 'FaceColor',[0 0 0]);
rectangle('Position',[1312.5 -1453.12 46.875 46.875], 'FaceColor',[1 1 1]);
rectangle('Position',[1359.38 -1453.12 46.875 46.875], 'FaceColor',[1 1 1]);
rectangle('Position',[1312.5 -1500 46.875 46.875], 'FaceColor',[0 0 0]);
rectangle('Position',[1359.38 -1500 46.875 46.875], 'FaceColor',[0 0 0]);
rectangle('Position',[1406.25 -1453.12 46.875 46.875], 'FaceColor',[1 1 1]);
rectangle('Position',[1453.12 -1453.12 46.875 46.875], 'FaceColor',[0 0 0]);
rectangle('Position',[1406.25 -1500 46.875 46.875], 'FaceColor',[0 0 0]);
rectangle('Position',[1453.12 -1500 46.875 46.875], 'FaceColor',[0 0 0]);
rectangle('Position',[281.25 -70.3125 23.4375 23.4375], 'FaceColor',[1 1 1]);
rectangle('Position',[304.688 -70.3125 23.4375 23.4375], 'FaceColor',[0 0 0]);
rectangle('Position',[281.25 -93.75 23.4375 23.4375], 'FaceColor',[1 1 1]);
rectangle('Position',[304.688 -93.75 23.4375 23.4375], 'FaceColor',[0 0 0]);
rectangle('Position',[281.25 -117.188 23.4375 23.4375], 'FaceColor',[1 1 1]);
rectangle('Position',[304.688 -117.188 23.4375 23.4375], 'FaceColor',[0 0 0]);
rectangle('Position',[281.25 -140.625 23.4375 23.4375], 'FaceColor',[1 1 1]);
rectangle('Position',[304.688 -140.625 23.4375 23.4375], 'FaceColor',[0 0 0]);
rectangle('Position',[281.25 -164.062 23.4375 23.4375], 'FaceColor',[1 1 1]);
rectangle('Position',[304.688 -164.062 23.4375 23.4375], 'FaceColor',[0 0 0]);
rectangle('Position',[281.25 -187.5 23.4375 23.4375], 'FaceColor',[1 1 1]);
rectangle('Position',[304.688 -187.5 23.4375 23.4375], 'FaceColor',[0 0 0]);
rectangle('Position',[281.25 -210.938 23.4375 23.4375], 'FaceColor',[1 1 1]);
rectangle('Position',[304.688 -210.938 23.4375 23.4375], 'FaceColor',[0 0 0]);
rectangle('Position',[281.25 -234.375 23.4375 23.4375], 'FaceColor',[1 1 1]);
rectangle('Position',[304.688 -234.375 23.4375 23.4375], 'FaceColor',[0 0 0]);
rectangle('Position',[281.25 -257.812 23.4375 23.4375], 'FaceColor',[1 1 1]);
rectangle('Position',[304.688 -257.812 23.4375 23.4375], 'FaceColor',[0 0 0]);
rectangle('Position',[281.25 -281.25 23.4375 23.4375], 'FaceColor',[1 1 1]);
rectangle('Position',[304.688 -281.25 23.4375 23.4375], 'FaceColor',[0 0 0]);
rectangle('Position',[281.25 -304.688 23.4375 23.4375], 'FaceColor',[1 1 1]);
rectangle('Position',[304.688 -304.688 23.4375 23.4375], 'FaceColor',[0 0 0]);
rectangle('Position',[281.25 -328.125 23.4375 23.4375], 'FaceColor',[1 1 1]);
rectangle('Position',[304.688 -328.125 23.4375 23.4375], 'FaceColor',[0 0 0]);
rectangle('Position',[281.25 -351.562 23.4375 23.4375], 'FaceColor',[1 1 1]);
rectangle('Position',[304.688 -351.562 23.4375 23.4375], 'FaceColor',[0 0 0]);
rectangle('Position',[281.25 -375 23.4375 23.4375], 'FaceColor',[1 1 1]);
rectangle('Position',[304.688 -375 23.4375 23.4375], 'FaceColor',[0 0 0]);
rectangle('Position',[656.25 -70.3125 23.4375 23.4375], 'FaceColor',[0 0 0]);
rectangle('Position',[679.688 -70.3125 23.4375 23.4375], 'FaceColor',[1 1 1]);
rectangle('Position',[656.25 -93.75 23.4375 23.4375], 'FaceColor',[0 0 0]);
rectangle('Position',[679.688 -93.75 23.4375 23.4375], 'FaceColor',[1 1 1]);
rectangle('Position',[656.25 -117.188 23.4375 23.4375], 'FaceColor',[0 0 0]);
rectangle('Position',[679.688 -117.188 23.4375 23.4375], 'FaceColor',[1 1 1]);
rectangle('Position',[656.25 -140.625 23.4375 23.4375], 'FaceColor',[0 0 0]);
rectangle('Position',[679.688 -140.625 23.4375 23.4375], 'FaceColor',[1 1 1]);
rectangle('Position',[656.25 -164.062 23.4375 23.4375], 'FaceColor',[0 0 0]);
rectangle('Position',[679.688 -164.062 23.4375 23.4375], 'FaceColor',[1 1 1]);
rectangle('Position',[656.25 -187.5 23.4375 23.4375], 'FaceColor',[0 0 0]);
rectangle('Position',[679.688 -187.5 23.4375 23.4375], 'FaceColor',[1 1 1]);
rectangle('Position',[656.25 -210.938 23.4375 23.4375], 'FaceColor',[0 0 0]);
rectangle('Position',[679.688 -210.938 23.4375 23.4375], 'FaceColor',[1 1 1]);
rectangle('Position',[656.25 -234.375 23.4375 23.4375], 'FaceColor',[0 0 0]);
rectangle('Position',[679.688 -234.375 23.4375 23.4375], 'FaceColor',[1 1 1]);
rectangle('Position',[656.25 -257.812 23.4375 23.4375], 'FaceColor',[0 0 0]);
rectangle('Position',[679.688 -257.812 23.4375 23.4375], 'FaceColor',[1 1 1]);
rectangle('Position',[656.25 -281.25 23.4375 23.4375], 'FaceColor',[0 0 0]);
rectangle('Position',[679.688 -281.25 23.4375 23.4375], 'FaceColor',[1 1 1]);
rectangle('Position',[656.25 -304.688 23.4375 23.4375], 'FaceColor',[0 0 0]);
rectangle('Position',[679.688 -304.688 23.4375 23.4375], 'FaceColor',[1 1 1]);
rectangle('Position',[656.25 -328.125 23.4375 23.4375], 'FaceColor',[0 0 0]);
rectangle('Position',[679.688 -328.125 23.4375 23.4375], 'FaceColor',[1 1 1]);
rectangle('Position',[656.25 -351.562 23.4375 23.4375], 'FaceColor',[0 0 0]);
rectangle('Position',[679.688 -351.562 23.4375 23.4375], 'FaceColor',[1 1 1]);
rectangle('Position',[656.25 -375 23.4375 23.4375], 'FaceColor',[0 0 0]);
rectangle('Position',[679.688 -375 23.4375 23.4375], 'FaceColor',[1 1 1]);
rectangle('Position',[328.125 -679.688 23.4375 23.4375], 'FaceColor',[1 1 1]);
rectangle('Position',[351.562 -679.688 23.4375 23.4375], 'FaceColor',[1 1 1]);
rectangle('Position',[328.125 -703.125 23.4375 23.4375], 'FaceColor',[0 0 0]);
rectangle('Position',[351.562 -703.125 23.4375 23.4375], 'FaceColor',[0 0 0]);
rectangle('Position',[375 -679.688 23.4375 23.4375], 'FaceColor',[1 1 1]);
rectangle('Position',[398.438 -679.688 23.4375 23.4375], 'FaceColor',[1 1 1]);
rectangle('Position',[375 -703.125 23.4375 23.4375], 'FaceColor',[0 0 0]);
rectangle('Position',[398.438 -703.125 23.4375 23.4375], 'FaceColor',[0 0 0]);
rectangle('Position',[796.875 -1054.69 23.4375 23.4375], 'FaceColor',[1 1 1]);
rectangle('Position',[820.312 -1054.69 23.4375 23.4375], 'FaceColor',[0 0 0]);
rectangle('Position',[796.875 -1078.12 23.4375 23.4375], 'FaceColor',[1 1 1]);
rectangle('Position',[820.312 -1078.12 23.4375 23.4375], 'FaceColor',[0 0 0]);
rectangle('Position',[796.875 -1101.56 23.4375 23.4375], 'FaceColor',[1 1 1]);
rectangle('Position',[820.312 -1101.56 23.4375 23.4375], 'FaceColor',[0 0 0]);
rectangle('Position',[796.875 -1125 23.4375 23.4375], 'FaceColor',[1 1 1]);
rectangle('Position',[820.312 -1125 23.4375 23.4375], 'FaceColor',[0 0 0]);
rectangle('Position',[1125 -1054.69 23.4375 23.4375], 'FaceColor',[1 1 1]);
rectangle('Position',[1148.44 -1054.69 23.4375 23.4375], 'FaceColor',[1 1 1]);
rectangle('Position',[1125 -1078.12 23.4375 23.4375], 'FaceColor',[0 0 0]);
rectangle('Position',[1148.44 -1078.12 23.4375 23.4375], 'FaceColor',[0 0 0]);
rectangle('Position',[1171.88 -1054.69 23.4375 23.4375], 'FaceColor',[1 1 1]);
rectangle('Position',[1195.31 -1054.69 23.4375 23.4375], 'FaceColor',[1 1 1]);
rectangle('Position',[1171.88 -1078.12 23.4375 23.4375], 'FaceColor',[0 0 0]);
rectangle('Position',[1195.31 -1078.12 23.4375 23.4375], 'FaceColor',[0 0 0]);
rectangle('Position',[1218.75 -1054.69 23.4375 23.4375], 'FaceColor',[1 1 1]);
rectangle('Position',[1242.19 -1054.69 23.4375 23.4375], 'FaceColor',[1 1 1]);
rectangle('Position',[1218.75 -1078.12 23.4375 23.4375], 'FaceColor',[0 0 0]);
rectangle('Position',[1242.19 -1078.12 23.4375 23.4375], 'FaceColor',[0 0 0]);
rectangle('Position',[1265.62 -1054.69 23.4375 23.4375], 'FaceColor',[1 1 1]);
rectangle('Position',[1289.06 -1054.69 23.4375 23.4375], 'FaceColor',[1 1 1]);
rectangle('Position',[1265.62 -1078.12 23.4375 23.4375], 'FaceColor',[0 0 0]);
rectangle('Position',[1289.06 -1078.12 23.4375 23.4375], 'FaceColor',[0 0 0]);
rectangle('Position',[1312.5 -1054.69 23.4375 23.4375], 'FaceColor',[1 1 1]);
rectangle('Position',[1335.94 -1054.69 23.4375 23.4375], 'FaceColor',[1 1 1]);
rectangle('Position',[1312.5 -1078.12 23.4375 23.4375], 'FaceColor',[0 0 0]);
rectangle('Position',[1335.94 -1078.12 23.4375 23.4375], 'FaceColor',[0 0 0]);
rectangle('Position',[1359.38 -1054.69 23.4375 23.4375], 'FaceColor',[1 1 1]);
rectangle('Position',[1382.81 -1054.69 23.4375 23.4375], 'FaceColor',[1 1 1]);
rectangle('Position',[1359.38 -1078.12 23.4375 23.4375], 'FaceColor',[0 0 0]);
rectangle('Position',[1382.81 -1078.12 23.4375 23.4375], 'FaceColor',[0 0 0]);
rectangle('Position',[1406.25 -1054.69 23.4375 23.4375], 'FaceColor',[1 1 1]);
rectangle('Position',[1429.69 -1054.69 23.4375 23.4375], 'FaceColor',[1 1 1]);
rectangle('Position',[1406.25 -1078.12 23.4375 23.4375], 'FaceColor',[0 0 0]);
rectangle('Position',[1429.69 -1078.12 23.4375 23.4375], 'FaceColor',[0 0 0]);
rectangle('Position',[796.875 -1148.44 23.4375 23.4375], 'FaceColor',[1 1 1]);
rectangle('Position',[820.312 -1148.44 23.4375 23.4375], 'FaceColor',[0 0 0]);
rectangle('Position',[796.875 -1171.88 23.4375 23.4375], 'FaceColor',[1 1 1]);
rectangle('Position',[820.312 -1171.88 23.4375 23.4375], 'FaceColor',[0 0 0]);
rectangle('Position',[796.875 -1195.31 23.4375 23.4375], 'FaceColor',[1 1 1]);
rectangle('Position',[820.312 -1195.31 23.4375 23.4375], 'FaceColor',[0 0 0]);
rectangle('Position',[796.875 -1218.75 23.4375 23.4375], 'FaceColor',[1 1 1]);
rectangle('Position',[820.312 -1218.75 23.4375 23.4375], 'FaceColor',[0 0 0]);
rectangle('Position',[796.875 -1242.19 23.4375 23.4375], 'FaceColor',[1 1 1]);
rectangle('Position',[820.312 -1242.19 23.4375 23.4375], 'FaceColor',[0 0 0]);
rectangle('Position',[796.875 -1265.62 23.4375 23.4375], 'FaceColor',[1 1 1]);
rectangle('Position',[820.312 -1265.62 23.4375 23.4375], 'FaceColor',[0 0 0]);
rectangle('Position',[796.875 -1289.06 23.4375 23.4375], 'FaceColor',[1 1 1]);
rectangle('Position',[820.312 -1289.06 23.4375 23.4375], 'FaceColor',[0 0 0]);
rectangle('Position',[796.875 -1312.5 23.4375 23.4375], 'FaceColor',[1 1 1]);
rectangle('Position',[820.312 -1312.5 23.4375 23.4375], 'FaceColor',[0 0 0]);
rectangle('Position',[796.875 -1335.94 23.4375 23.4375], 'FaceColor',[1 1 1]);
rectangle('Position',[820.312 -1335.94 23.4375 23.4375], 'FaceColor',[0 0 0]);
rectangle('Position',[796.875 -1359.38 23.4375 23.4375], 'FaceColor',[1 1 1]);
rectangle('Position',[820.312 -1359.38 23.4375 23.4375], 'FaceColor',[0 0 0]);
rectangle('Position',[796.875 -1382.81 23.4375 23.4375], 'FaceColor',[1 1 1]);
rectangle('Position',[820.312 -1382.81 23.4375 23.4375], 'FaceColor',[0 0 0]);
rectangle('Position',[796.875 -1406.25 23.4375 23.4375], 'FaceColor',[1 1 1]);
rectangle('Position',[820.312 -1406.25 23.4375 23.4375], 'FaceColor',[0 0 0]);
rectangle('Position',[796.875 -1429.69 23.4375 23.4375], 'FaceColor',[1 1 1]);
rectangle('Position',[820.312 -1429.69 23.4375 23.4375], 'FaceColor',[0 0 0]);
rectangle('Position',[796.875 -1453.12 23.4375 23.4375], 'FaceColor',[1 1 1]);
rectangle('Position',[820.312 -1453.12 23.4375 23.4375], 'FaceColor',[0 0 0]);
X=[1400,1312.5,1125,1125,1087.5,1031.25,1031.25,1012.5,984.375,937.5,890.625,843.75,796.875,750,703.125,656.25,562.5,468.75,375,187.5,187.5,187.5,100,100];
Y=[-100,-187.5,-375,-468.75,-562.5,-656.25,-703.125,-750,-796.875,-796.875,-796.875,-796.875,-796.875,-796.875,-796.875,-796.875,-750,-656.25,-562.5,-375,-281.25,-187.5,-100,-100];
hold on;
plot(X,Y,'r');
plot(X,Y,'bo');
legend('4511.41','Location','southoutside');
